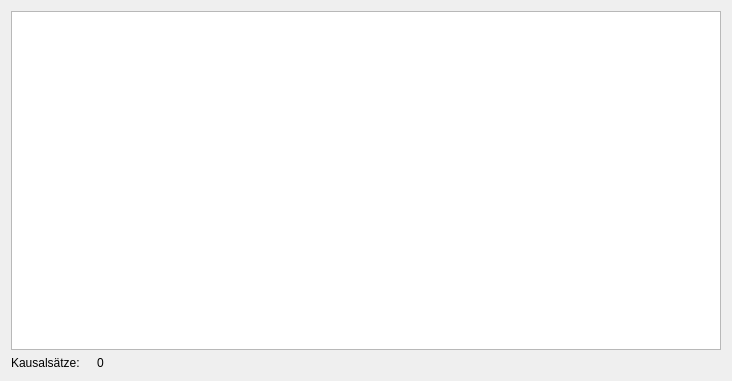
<?xml version="1.0" encoding="UTF-8"?>
<ui version="4.0">
 <class>VerbEndWidget</class>
 <widget class="QWidget" name="VerbEndWidget">
  <property name="geometry">
   <rect>
    <x>0</x>
    <y>0</y>
    <width>732</width>
    <height>381</height>
   </rect>
  </property>
  <property name="windowTitle">
   <string>Form</string>
  </property>
  <layout class="QVBoxLayout" name="verticalLayout">
   <item>
    <widget class="QTableView" name="verbEndTableView"/>
   </item>
   <item>
    <layout class="QHBoxLayout" name="horizontalLayout">
     <item>
      <widget class="QLabel" name="label">
       <property name="maximumSize">
        <size>
         <width>80</width>
         <height>16777215</height>
        </size>
       </property>
       <property name="text">
        <string>Kausalsätze: </string>
       </property>
      </widget>
     </item>
     <item>
      <widget class="QLabel" name="causalPointsLabel">
       <property name="text">
        <string>0</string>
       </property>
      </widget>
     </item>
    </layout>
   </item>
  </layout>
 </widget>
 <resources/>
 <connections/>
</ui>
